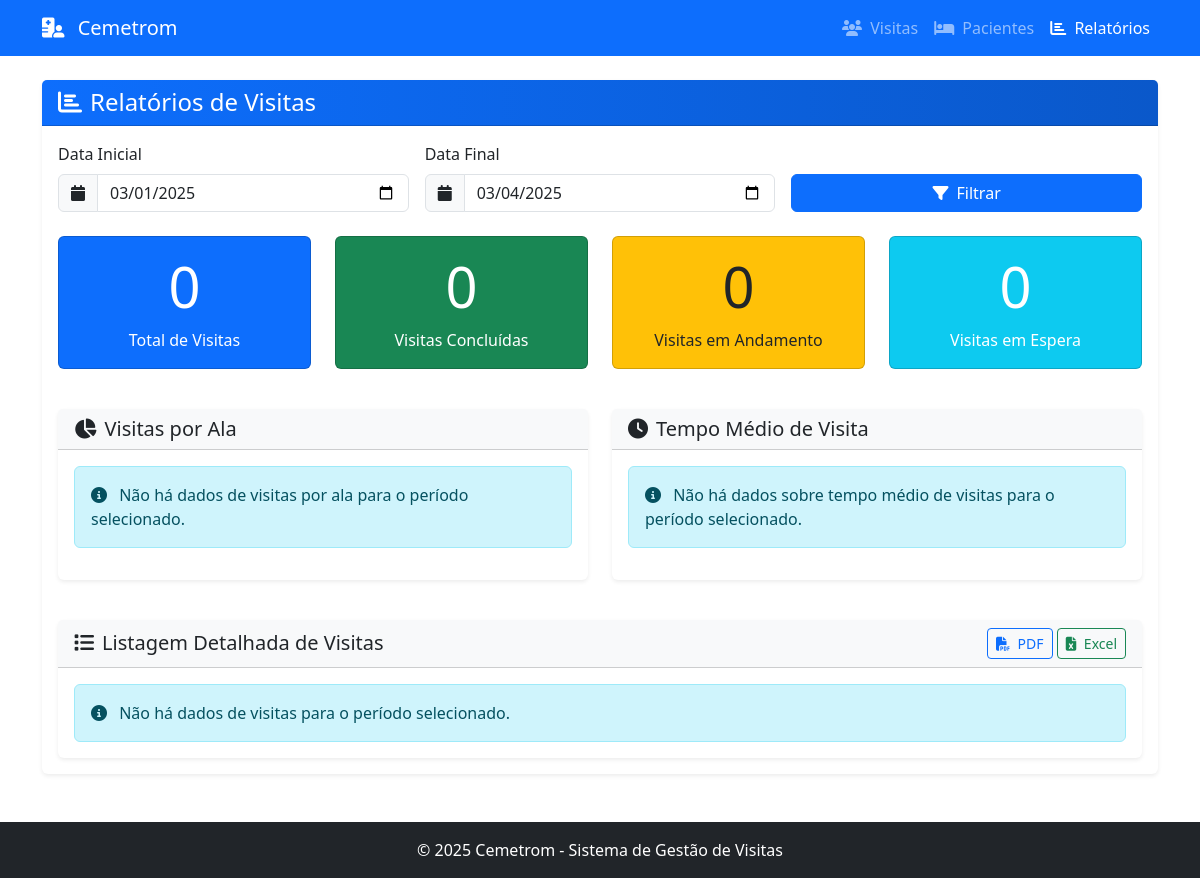
Page /relatorio on the earlier database version.
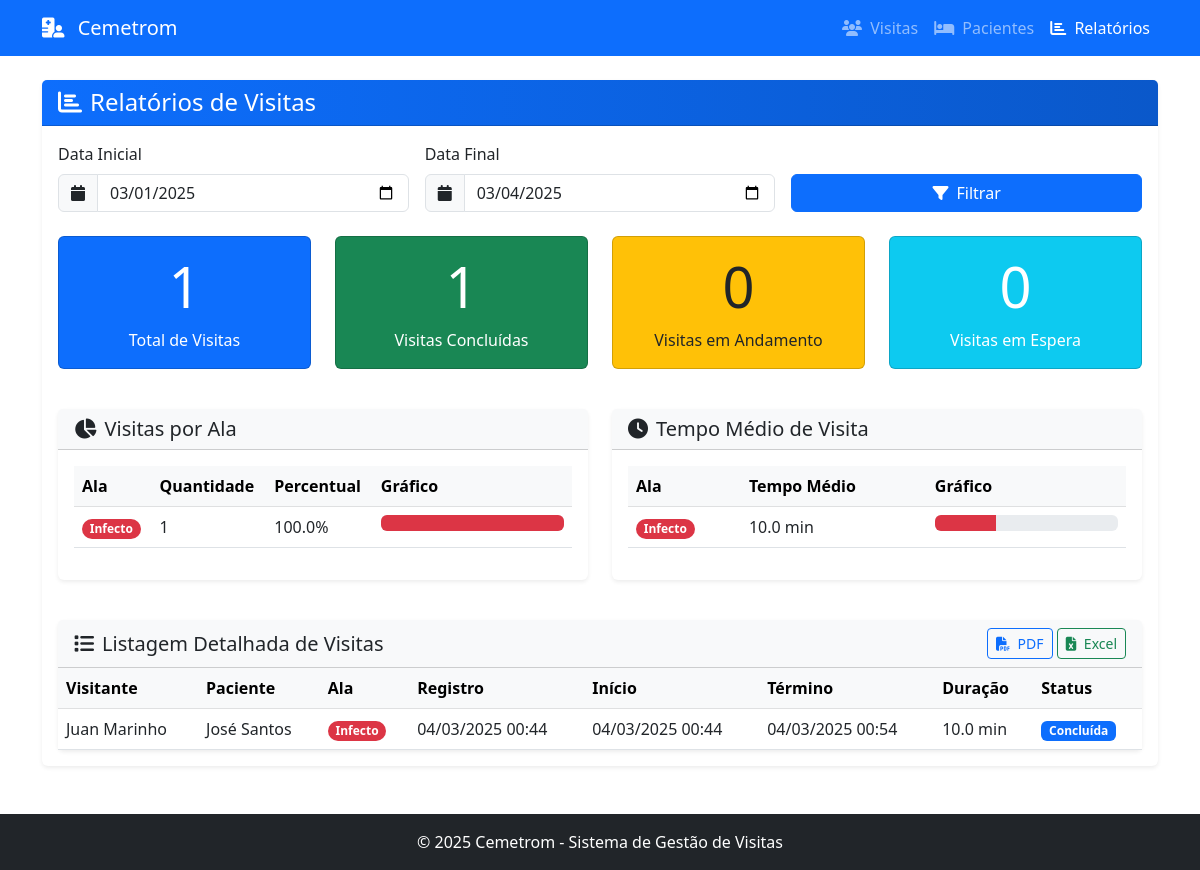
Same page on the later database version.
### tables this page shows
CREATE TABLE visitas (
            id INTEGER PRIMARY KEY AUTOINCREMENT,
            visitor_name TEXT NOT NULL,
            patient_id INTEGER NOT NULL,
            registration_time TIMESTAMP DEFAULT CURRENT_TIMESTAMP,
            start_time TIMESTAMP,
            end_time TIMESTAMP,
            status TEXT DEFAULT 'waiting',  -- waiting, active, completed
            created_at TIMESTAMP DEFAULT CURRENT_TIMESTAMP,
            updated_at TIMESTAMP DEFAULT CURRENT_TIMESTAMP,
            FOREIGN KEY (patient_id) REFERENCES pacientes (id)
        );

CREATE TABLE alas (
            id INTEGER PRIMARY KEY AUTOINCREMENT,
            sigla TEXT UNIQUE NOT NULL,
            nome TEXT NOT NULL,
            descricao TEXT,
            created_at TIMESTAMP DEFAULT CURRENT_TIMESTAMP,
            updated_at TIMESTAMP DEFAULT CURRENT_TIMESTAMP
        );

CREATE TABLE pacientes (
            id INTEGER PRIMARY KEY AUTOINCREMENT,
            nome TEXT NOT NULL,
            ala_id TEXT NOT NULL,
            quarto TEXT NOT NULL,
            leito TEXT NOT NULL,
            ativo INTEGER DEFAULT 1,
            created_at TIMESTAMP DEFAULT CURRENT_TIMESTAMP,
            updated_at TIMESTAMP DEFAULT CURRENT_TIMESTAMP,
            FOREIGN KEY (ala_id) REFERENCES alas (sigla)
        );

### app.py (the view)
@app.route('/relatorio')
def relatorio():
    data_inicio = request.args.get('data_inicio')
    data_fim = request.args.get('data_fim')
    if data_inicio and data_fim:
        relatorio_data = get_relatorio_por_periodo(data_inicio, data_fim)
    else:
        relatorio_data = get_relatorio_diario()
    estatisticas = get_estatisticas(relatorio_data)
    return render_template('relatorio.html',
                          relatorio=relatorio_data,
                          estatisticas=estatisticas,
                          data_inicio=data_inicio,
                          data_fim=data_fim)

### app.py (called while the page is built)
@app.template_filter('format_datetime')
def format_datetime(value):
    if isinstance(value, str):
        try:
            value = datetime.fromisoformat(value)
        except ValueError:
            return value
    return value.strftime('%d/%m/%Y %H:%M')

### src/database.py (called while the page is built)
def get_db():
    if 'db' not in g:
        g.db = sqlite3.connect(
            current_app.config['DATABASE'],
            detect_types=sqlite3.PARSE_DECLTYPES
        )
        g.db.row_factory = sqlite3.Row
    return g.db

### src/relatorio.py (called while the page is built)
def get_relatorio_diario():
    hoje = datetime.now().strftime('%Y-%m-%d')
    return get_relatorio_por_periodo(hoje, hoje)

### templates/relatorio.html (shortened to what the changed rows need)
{% extends 'base.html' %}
{% block content %}
<div class="row mb-4">
    <div class="col-12">
        <div class="card border-0 shadow-sm">
            <div class="card-body">
                <div class="row mb-4">
                    <div class="col-md-3 mb-3">
                        <div class="card bg-primary text-white h-100">
                            <div class="card-body text-center">
                                <h1 class="display-4">{{ estatisticas.total_visitas }}</h1>
                                <p class="mb-0">Total de Visitas</p>
                            </div>
                        </div>
                    </div>
                    <div class="col-md-3 mb-3">
                        <div class="card bg-success text-white h-100">
                            <div class="card-body text-center">
                                <h1 class="display-4">{{ estatisticas.visitas_completas }}</h1>
                                <p class="mb-0">Visitas Concluídas</p>
                            </div>
                        </div>
                    </div>
                    <div class="col-md-3 mb-3">
                        <div class="card bg-warning text-dark h-100">
                            <div class="card-body text-center">
                                <h1 class="display-4">{{ estatisticas.visitas_ativas }}</h1>
                            </div>
                        </div>
                    </div>
                    <div class="col-md-3 mb-3">
                        <div class="card bg-info text-white h-100">
                            <div class="card-body text-center">
                                <h1 class="display-4">{{ estatisticas.visitas_espera }}</h1>
                            </div>
                        </div>
                    </div>
                </div>
                <div class="row mb-4">
                    <div class="col-md-6 mb-3">
                        <div class="card border-0 shadow-sm h-100">
                            <div class="card-body">
                                {% if estatisticas.visitas_por_ala %}
                                    <div class="table-responsive">
                                        <table class="table table-hover">
                                            <thead class="table-light">
                                                <tr>
                                                    <th>Ala</th>
                                                    <th>Quantidade</th>
                                                    <th>Percentual</th>
                                                    <th>Gráfico</th>
                                                </tr>
                                            </thead>
                                            <tbody>
                                                {% for ala in estatisticas.visitas_por_ala %}
                                                    <tr>
                                                        <td>
                                                            <span class="badge rounded-pill
                                                                {% if ala.ala == 'Infecto' %}bg-danger{% endif %}
                                                            ">
                                                                {{ ala.ala }}
                                                            </span>
                                                        </td>
                                                        <td>{{ ala.quantidade }}</td>
                                                        <td>{{ ala.percentual }}%</td>
                                                        <td width="40%">
                                                            <div class="progress">
                                                                <div class="progress-bar
                                                                    {% if ala.ala == 'Infecto' %}bg-danger{% endif %}
                                                                "
                                                                role="progressbar"
                                                                style="width: {{ ala.percentual }}%"
                                                                aria-valuenow="{{ ala.percentual }}"
                                                                aria-valuemin="0"
                                                                aria-valuemax="100">
                                                                </div>
                                                            </div>
                                                        </td>
                                                    </tr>
                                                {% endfor %}
                                            </tbody>
                                        </table>
                                    </div>
                                {% else %}
                                    <div class="alert alert-info">
                                        <i class="fas fa-info-circle me-2"></i>
                                        Não há dados de visitas por ala para o período selecionado.
                                    </div>
                                {% endif %}
                            </div>
                        </div>
                    </div>
                    <div class="col-md-6 mb-3">
                        <div class="card border-0 shadow-sm h-100">
                            <div class="card-body">
                                {% if estatisticas.tempo_medio_por_ala %}
                                    <div class="table-responsive">
                                        <table class="table table-hover">
                                            <thead class="table-light">
                                                <tr>
                                                    <th>Ala</th>
                                                    <th>Tempo Médio</th>
                                                    <th>Gráfico</th>
                                                </tr>
                                            </thead>
                                            <tbody>
                                                {% for ala in estatisticas.tempo_medio_por_ala %}
                                                    <tr>
                                                        <td>
                                                            <span class="badge rounded-pill
                                                                {% if ala.ala == 'Infecto' %}bg-danger{% endif %}
                                                            ">
                                                                {{ ala.ala }}
                                                            </span>
                                                        </td>
                                                        <td>{{ ala.tempo_medio }} min</td>
                                                        <td width="40%">
                                                            <div class="progress">
                                                                {% set percentual = (ala.tempo_medio / 30) * 100 %}
                                                                <div class="progress-bar
                                                                    {% if ala.ala == 'Infecto' %}bg-danger{% endif %}
                                                                "
                                                                role="progressbar"
                                                                style="width: {{ percentual }}%"
                                                                aria-valuenow="{{ percentual }}"
                                                                aria-valuemin="0"
                                                                aria-valuemax="100">
                                                                </div>
                                                            </div>
                                                        </td>
                                                    </tr>
                                                {% endfor %}
                                            </tbody>
                                        </table>
                                    </div>
                                {% else %}
                                    <div class="alert alert-info">
                                        <i class="fas fa-info-circle me-2"></i>
                                        Não há dados sobre tempo médio de visitas para o período selecionado.
                                    </div>
                                {% endif %}
                            </div>
                        </div>
                    </div>
                </div>
                <div class="card border-0 shadow-sm">
                    <div class="card-body p-0">
                        {% if relatorio %}
                            <div class="table-responsive">
                                <table class="table table-hover mb-0" id="tabelaVisitas">
                                    <thead class="table-light">
                                        <tr>
                                            <th>Visitante</th>
                                            <th>Paciente</th>
                                            <th>Ala</th>
                                            <th>Registro</th>
                                            <th>Início</th>
                                            <th>Término</th>
                                            <th>Duração</th>
                                            <th>Status</th>
                                        </tr>
                                    </thead>
                                    <tbody>
                                        {% for visita in relatorio %}
                                            <tr>
                                                <td>{{ visita.visitor_name }}</td>
                                                <td>{{ visita.patient_name }}</td>
                                                <td>
                                                    <span class="badge rounded-pill
                                                        {% if visita.ward == 'Infecto' %}bg-danger{% endif %}
                                                    ">
                                                        {{ visita.ward }}
                                                    </span>
                                                </td>
                                                <td>{{ visita.registration_time|format_datetime }}</td>
                                                <td>{{ visita.start_time|format_datetime if visita.start_time else '-' }}</td>
                                                <td>{{ visita.end_time|format_datetime if visita.end_time else '-' }}</td>
                                                <td>
                                                    {% if visita.start_time and visita.end_time %}
                                                        {{ visita.duracao_minutos }} min
                                                    {% else %}
                                                        -
                                                    {% endif %}
                                                </td>
                                                <td>
                                                    <span class="badge
                                                        {% if visita.status == 'completed' %}bg-primary{% endif %}
                                                    ">
                                                        {% if visita.status == 'completed' %}Concluída{% endif %}
                                                    </span>
                                                </td>
                                            </tr>
                                        {% endfor %}
                                    </tbody>
                                </table>
                            </div>
                        {% else %}
                            <div class="alert alert-info m-3">
                                <i class="fas fa-info-circle me-2"></i>
                                Não há dados de visitas para o período selecionado.
                            </div>
                        {% endif %}
                    </div>
                </div>
            </div>
        </div>
    </div>
</div>
{% endblock %}

Differences in the rows shown:
added visitas: ala "Infecto", quantidade "1", percentual "100.0", tempo_medio "10.0", visitor_name "Juan Marinho", patient_name "José Santos", ward "Infecto", registration_time "04/03/2025 00:44", start_time "04/03/2025 00:44", end_time "04/03/2025 00:54", duracao_minutos "10.0", status "Concluída"
Other differences:
{{ estatisticas.total_visitas }}: "0" → "1"
{{ estatisticas.visitas_completas }}: "0" → "1"
text no longer shown: "Não há dados de visitas por ala para o período selecionado. Não há dados sobre tempo médio de visitas para o período selecionado. Não há dados de visitas para o período selecionado."
text now shown: "Ala Quantidade Percentual Gráfico Ala Tempo Médio Gráfico Visitante Paciente Ala Registro Início Término Duração Status"
